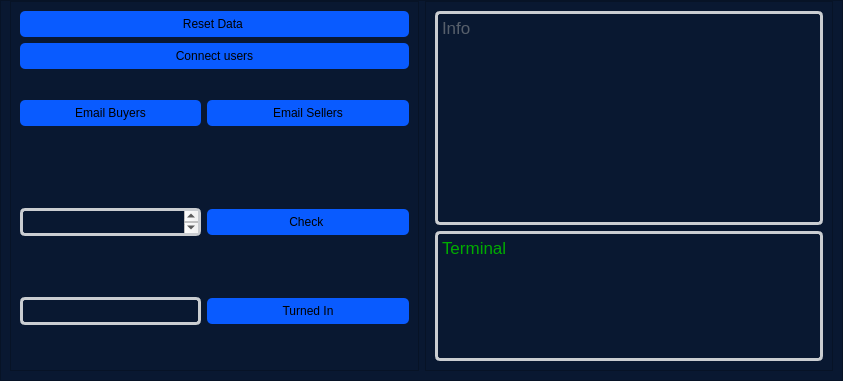
<?xml version="1.0" encoding="UTF-8"?>
<ui version="4.0">
 <class>MainWindow</class>
 <widget class="QMainWindow" name="MainWindow">
  <property name="geometry">
   <rect>
    <x>0</x>
    <y>0</y>
    <width>843</width>
    <height>381</height>
   </rect>
  </property>
  <property name="windowTitle">
   <string>MainWindow</string>
  </property>
  <widget class="QWidget" name="centralwidget">
   <layout class="QVBoxLayout" name="verticalLayout">
    <property name="spacing">
     <number>0</number>
    </property>
    <property name="leftMargin">
     <number>0</number>
    </property>
    <property name="topMargin">
     <number>0</number>
    </property>
    <property name="rightMargin">
     <number>0</number>
    </property>
    <property name="bottomMargin">
     <number>0</number>
    </property>
    <item>
     <widget class="QFrame" name="frame">
      <property name="minimumSize">
       <size>
        <width>0</width>
        <height>0</height>
       </size>
      </property>
      <property name="maximumSize">
       <size>
        <width>32233</width>
        <height>505</height>
       </size>
      </property>
      <property name="styleSheet">
       <string notr="true">QFrame { 
	color: rgb(9, 91, 255);
	background-color: rgb(9, 24, 49);
}

QPushButton {
	background-color: rgb(9, 91, 255);
	border-radius: 5px;
	min-width: 10em;
	padding: 6px;
}

QPushButton:hover {
	background-color: rgb(0, 52, 237);
	border-radius: 8px;
	min-width: 10em;
	padding: 6px;
}

QTextEdit{
	border-style: solid;    	
	border-width: 3px;  	
	border-radius: 5px;
	border-color: rgb(202, 205, 209);
	color: rgb(87, 95, 107);
}

QRadioButton{
	color: rgb(87, 95, 107);
}
</string>
      </property>
      <property name="frameShape">
       <enum>QFrame::StyledPanel</enum>
      </property>
      <property name="frameShadow">
       <enum>QFrame::Raised</enum>
      </property>
      <layout class="QHBoxLayout" name="horizontalLayout">
       <property name="topMargin">
        <number>0</number>
       </property>
       <item alignment="Qt::AlignTop">
        <widget class="QFrame" name="frame_2">
         <property name="minimumSize">
          <size>
           <width>401</width>
           <height>367</height>
          </size>
         </property>
         <property name="frameShape">
          <enum>QFrame::StyledPanel</enum>
         </property>
         <property name="frameShadow">
          <enum>QFrame::Raised</enum>
         </property>
         <layout class="QGridLayout" name="gridLayout">
          <item row="1" column="0" colspan="2">
           <widget class="QPushButton" name="btnReset">
            <property name="text">
             <string>Reset Data </string>
            </property>
           </widget>
          </item>
          <item row="2" column="0" colspan="2">
           <widget class="QPushButton" name="btnRun">
            <property name="text">
             <string>Connect users</string>
            </property>
           </widget>
          </item>
          <item row="3" column="0">
           <spacer name="verticalSpacer">
            <property name="orientation">
             <enum>Qt::Vertical</enum>
            </property>
            <property name="sizeHint" stdset="0">
             <size>
              <width>20</width>
              <height>30</height>
             </size>
            </property>
           </spacer>
          </item>
          <item row="5" column="0">
           <spacer name="verticalSpacer_2">
            <property name="orientation">
             <enum>Qt::Vertical</enum>
            </property>
            <property name="sizeHint" stdset="0">
             <size>
              <width>20</width>
              <height>80</height>
             </size>
            </property>
           </spacer>
          </item>
          <item row="4" column="1">
           <widget class="QPushButton" name="btnSellerEmail">
            <property name="text">
             <string>Email Sellers</string>
            </property>
           </widget>
          </item>
          <item row="6" column="1">
           <widget class="QPushButton" name="btnCheck">
            <property name="text">
             <string>Check </string>
            </property>
           </widget>
          </item>
          <item row="7" column="0">
           <spacer name="verticalSpacer_3">
            <property name="orientation">
             <enum>Qt::Vertical</enum>
            </property>
            <property name="sizeHint" stdset="0">
             <size>
              <width>20</width>
              <height>60</height>
             </size>
            </property>
           </spacer>
          </item>
          <item row="4" column="0">
           <widget class="QPushButton" name="btnBuyerEmail">
            <property name="maximumSize">
             <size>
              <width>181</width>
              <height>16777215</height>
             </size>
            </property>
            <property name="text">
             <string>Email Buyers</string>
            </property>
           </widget>
          </item>
          <item row="6" column="0">
           <widget class="QTextEdit" name="inpCheck">
            <property name="maximumSize">
             <size>
              <width>181</width>
              <height>28</height>
             </size>
            </property>
            <property name="html">
             <string>&lt;!DOCTYPE HTML PUBLIC &quot;-//W3C//DTD HTML 4.0//EN&quot; &quot;http://www.w3.org/TR/REC-html40/strict.dtd&quot;&gt;
&lt;html&gt;&lt;head&gt;&lt;meta name=&quot;qrichtext&quot; content=&quot;1&quot; /&gt;&lt;style type=&quot;text/css&quot;&gt;
p, li { white-space: pre-wrap; }
&lt;/style&gt;&lt;/head&gt;&lt;body style=&quot; font-family:'.AppleSystemUIFont'; font-size:13pt; font-weight:400; font-style:normal;&quot;&gt;
&lt;p style=&quot;-qt-paragraph-type:empty; margin-top:0px; margin-bottom:0px; margin-left:0px; margin-right:0px; -qt-block-indent:0; text-indent:0px;&quot;&gt;&lt;br /&gt;&lt;/p&gt;&lt;/body&gt;&lt;/html&gt;</string>
            </property>
           </widget>
          </item>
          <item row="8" column="0">
           <widget class="QTextEdit" name="inpTurnedIn">
            <property name="maximumSize">
             <size>
              <width>181</width>
              <height>28</height>
             </size>
            </property>
           </widget>
          </item>
          <item row="8" column="1">
           <widget class="QPushButton" name="btnTurnedIn">
            <property name="text">
             <string>Turned In</string>
            </property>
           </widget>
          </item>
          <item row="9" column="0">
           <spacer name="verticalSpacer_4">
            <property name="orientation">
             <enum>Qt::Vertical</enum>
            </property>
            <property name="sizeHint" stdset="0">
             <size>
              <width>20</width>
              <height>40</height>
             </size>
            </property>
           </spacer>
          </item>
         </layout>
        </widget>
       </item>
       <item>
        <widget class="QFrame" name="text_frame">
         <property name="frameShape">
          <enum>QFrame::StyledPanel</enum>
         </property>
         <property name="frameShadow">
          <enum>QFrame::Raised</enum>
         </property>
         <layout class="QVBoxLayout" name="verticalLayout_2">
          <item>
           <widget class="QTextBrowser" name="dispInfo">
            <property name="html">
             <string>&lt;!DOCTYPE HTML PUBLIC &quot;-//W3C//DTD HTML 4.0//EN&quot; &quot;http://www.w3.org/TR/REC-html40/strict.dtd&quot;&gt;
&lt;html&gt;&lt;head&gt;&lt;meta name=&quot;qrichtext&quot; content=&quot;1&quot; /&gt;&lt;style type=&quot;text/css&quot;&gt;
p, li { white-space: pre-wrap; }
&lt;/style&gt;&lt;/head&gt;&lt;body style=&quot; font-family:'.AppleSystemUIFont'; font-size:13pt; font-weight:400; font-style:normal;&quot;&gt;
&lt;p style=&quot; margin-top:0px; margin-bottom:0px; margin-left:0px; margin-right:0px; -qt-block-indent:0; text-indent:0px;&quot;&gt;Info&lt;/p&gt;&lt;/body&gt;&lt;/html&gt;</string>
            </property>
           </widget>
          </item>
          <item>
           <widget class="QTextBrowser" name="dispTerminal">
            <property name="minimumSize">
             <size>
              <width>0</width>
              <height>130</height>
             </size>
            </property>
            <property name="maximumSize">
             <size>
              <width>16777215</width>
              <height>130</height>
             </size>
            </property>
            <property name="styleSheet">
             <string notr="true">color: rgb(0, 171, 0);</string>
            </property>
            <property name="html">
             <string>&lt;!DOCTYPE HTML PUBLIC &quot;-//W3C//DTD HTML 4.0//EN&quot; &quot;http://www.w3.org/TR/REC-html40/strict.dtd&quot;&gt;
&lt;html&gt;&lt;head&gt;&lt;meta name=&quot;qrichtext&quot; content=&quot;1&quot; /&gt;&lt;style type=&quot;text/css&quot;&gt;
p, li { white-space: pre-wrap; }
&lt;/style&gt;&lt;/head&gt;&lt;body style=&quot; font-family:'.AppleSystemUIFont'; font-size:13pt; font-weight:400; font-style:normal;&quot;&gt;
&lt;p style=&quot; margin-top:0px; margin-bottom:0px; margin-left:0px; margin-right:0px; -qt-block-indent:0; text-indent:0px;&quot;&gt;Terminal&lt;/p&gt;&lt;/body&gt;&lt;/html&gt;</string>
            </property>
           </widget>
          </item>
         </layout>
        </widget>
       </item>
      </layout>
     </widget>
    </item>
   </layout>
  </widget>
 </widget>
 <resources/>
 <connections/>
</ui>
